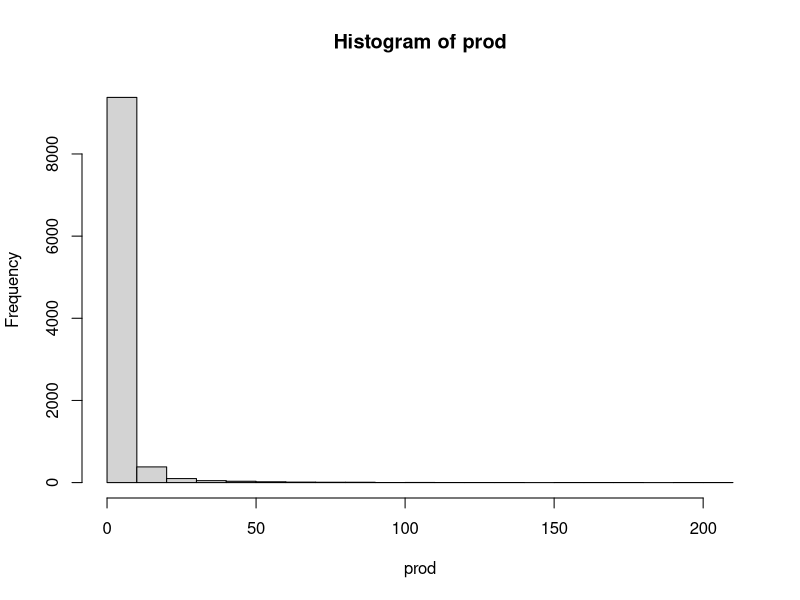

Here is the R script that generated this plot:
# Element-wise multiplication of two vectors.
# Generating vectors for lognormal distributions
ElementwiseMultiply <- function ( a, b )
{
    c = NULL ;
    for ( i in 1:length(a) )
        for ( j in 1:length(b) )
    {
        prod = ( a[i] * b[j] ) ;
        c= cbind(c,prod)
    }
    return ( c );
}

# CODE
pa<-rlnorm(100, meanlog = 0, sdlog = 1)   # Lognormal A
pp<-rlnorm(100, meanlog = 0, sdlog = 1)   # Lognormal P
prod<-as.vector(ElementwiseMultiply(pa,pp))
hist(prod)
summary(prod)
